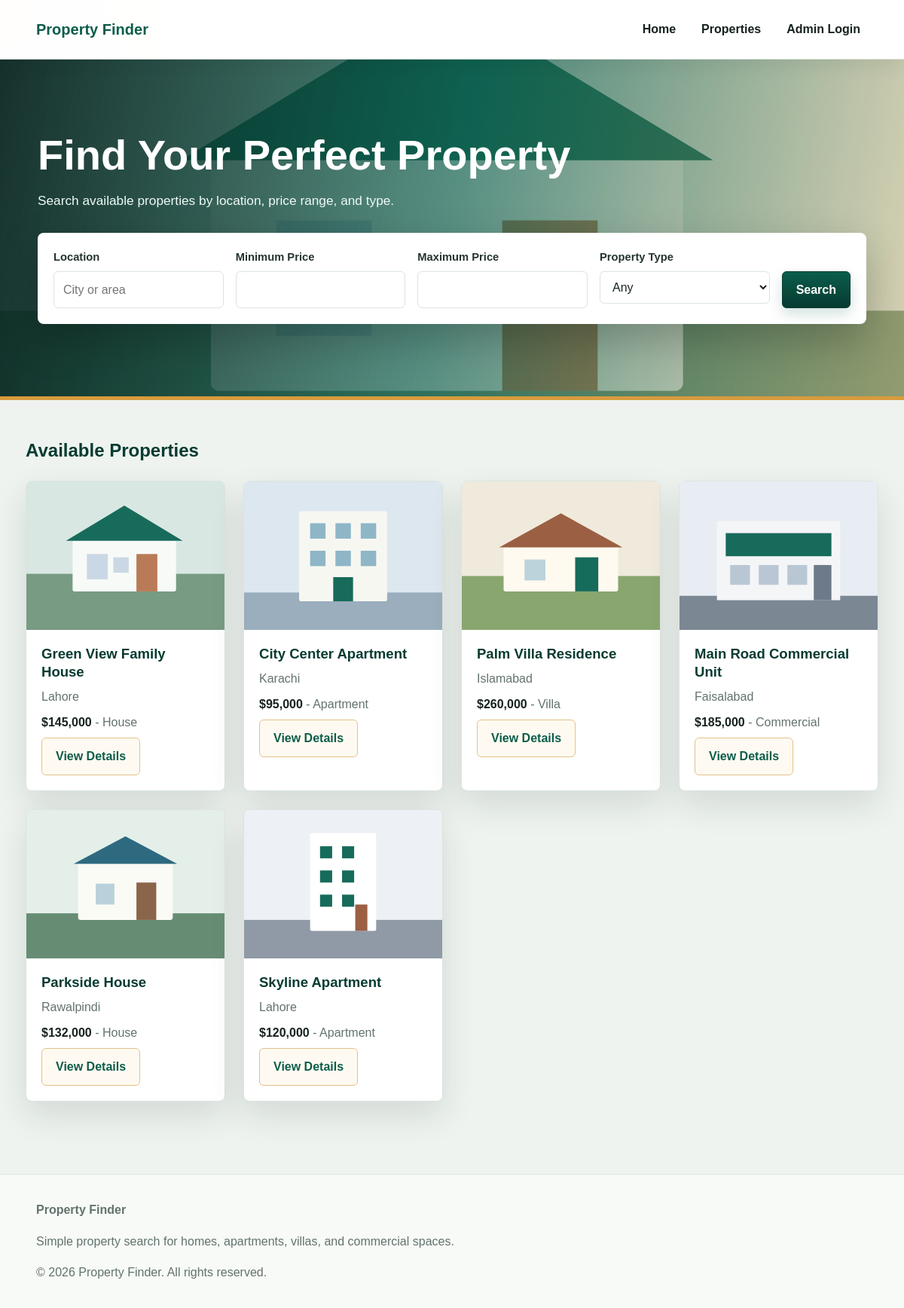
The page / on the database its author committed.
### tables this page shows
CREATE TABLE properties (
    id INT UNSIGNED AUTO_INCREMENT PRIMARY KEY,
    title VARCHAR(150) NOT NULL,
    location VARCHAR(150) NOT NULL,
    price DECIMAL(12, 2) NOT NULL,
    property_type ENUM('House', 'Apartment', 'Villa', 'Commercial') NOT NULL,
    description TEXT NOT NULL,
    image VARCHAR(255) NOT NULL,
    contact_name VARCHAR(150) NOT NULL,
    contact_phone VARCHAR(50) NOT NULL,
    contact_email VARCHAR(150) NOT NULL,
    created_at TIMESTAMP DEFAULT CURRENT_TIMESTAMP
);

### config/database.php (called while the page is built, shortened)
<?php
function e(?string $value): string
{
    return htmlspecialchars((string) $value, ENT_QUOTES, 'UTF-8');
}
function money(string|int|float $value): string
{
    return '$' . number_format((float) $value, 0);
}

### index.php (the view, shortened to what this page needs)
<?php
require_once __DIR__ . '/config/database.php';
$properties = $pdo->query('SELECT * FROM properties ORDER BY created_at DESC LIMIT 6')->fetchAll();
require_once __DIR__ . '/includes/header.php';
?>
<section class="hero">
    <div class="hero-content">
        <h1>Find Your Perfect Property</h1>
        <p>Search available properties by location, price range, and type.</p>
        <form class="search-form" action="properties.php" method="get">
            <div>
                <label for="location">Location</label>
                <input type="text" id="location" name="location" placeholder="City or area">
            </div>
            <div>
                <label for="min_price">Minimum Price</label>
                <input type="number" id="min_price" name="min_price" min="0" step="1000">
            </div>
            <div>
                <label for="max_price">Maximum Price</label>
                <input type="number" id="max_price" name="max_price" min="0" step="1000">
            </div>
            <div>
                <label for="property_type">Property Type</label>
                <select id="property_type" name="property_type">
                    <option value="">Any</option>
                </select>
            </div>
            <button class="button" type="submit">Search</button>
        </form>
    </div>
</section>
<section class="section">
    <div class="section-heading">
        <h2>Available Properties</h2>
    </div>
    <div class="property-grid">
        <?php foreach ($properties as $property): ?>
            <article class="property-card">
                <img src="<?= e($property['image']) ?>" alt="<?= e($property['title']) ?>">
                <div class="property-card-body">
                    <h3><?= e($property['title']) ?></h3>
                    <p><?= e($property['location']) ?></p>
                    <p><strong><?= money($property['price']) ?></strong> - <?= e($property['property_type']) ?></p>
                    <a class="button button-outline" href="property-details.php?id=<?= (int) $property['id'] ?>">View Details</a>
                </div>
            </article>
        <?php endforeach; ?>
    </div>
</section>
<?php require_once __DIR__ . '/includes/footer.php'; ?>

### includes/header.php (shortened to what this page needs)
<!doctype html>
<html lang="en">
<head>
    <link rel="stylesheet" href="assets/css/style.css">
</head>
<body>
<header class="site-header">
    <a class="logo" href="index.php">Property Finder</a>
    <nav class="main-nav" aria-label="Main navigation">
        <a href="index.php">Home</a>
        <a href="properties.php">Properties</a>
        <a href="admin/login.php">Admin Login</a>
    </nav>
</header>
<main>

### includes/footer.php (shortened to what this page needs)
</main>
<footer class="site-footer">
    <p><strong>Property Finder</strong></p>
    <p>Simple property search for homes, apartments, villas, and commercial spaces.</p>
    <p>&copy; <?= date('Y') ?> Property Finder. All rights reserved.</p>
</footer>
</body>
</html>

### assets/css/style.css (style rules this page uses)
:root { --bg: #eef3ef; --surface: #ffffff; --surface-soft: #fff7ea; --text: #16221e; --muted: #62736d; --primary: #0b5d4b; --primary-dark: #073b31; --primary-light: #e2f1ec; --accent: #d89b3d; --accent-dark: #a76516; --border: #dce4de; --danger: #b42318; --success: #12733c; --shadow: 0 18px 45px rgba(14, 36, 30, 0.12); --shadow-soft: 0 8px 24px rgba(14, 36, 30, 0.08); }
* { box-sizing: border-box; }
body { margin: 0; background: radial-gradient(circle at top left, rgba(216, 155, 61, 0.15), transparent 280px), linear-gradient(180deg, #ffffff 0, var(--bg) 420px), var(--bg); color: var(--text); font-family: Arial, Helvetica, sans-serif; line-height: 1.6; }
a { color: var(--primary); }
img { display: block; max-width: 100%; }
.site-header, .site-footer { background: rgba(255, 255, 255, 0.94); border-bottom: 1px solid rgba(220, 228, 222, 0.95); padding: 18px clamp(16px, 4vw, 48px); }
.site-header { display: flex; align-items: center; justify-content: space-between; gap: 16px; position: sticky; top: 0; z-index: 10; box-shadow: var(--shadow-soft); }
.site-footer { border-top: 1px solid var(--border); border-bottom: 0; color: var(--muted); margin-top: 48px; background: #f8faf7; }
.logo { color: var(--primary); font-size: 1.25rem; font-weight: 700; letter-spacing: 0; text-decoration: none; }
.main-nav { display: flex; flex-wrap: wrap; gap: 14px; }
.main-nav a { color: var(--text); font-weight: 600; text-decoration: none; border-radius: 6px; padding: 8px 10px; }
.hero { background: linear-gradient(100deg, rgba(7, 35, 30, 0.93), rgba(11, 93, 75, 0.68), rgba(216, 155, 61, 0.28)), url("../images/property-1.svg") center/cover; color: #ffffff; padding: clamp(48px, 10vw, 96px) clamp(16px, 4vw, 48px); border-bottom: 5px solid var(--accent); }
.hero-content { max-width: 1100px; margin: 0 auto; }
.hero h1 { font-size: clamp(2rem, 5vw, 3.5rem); line-height: 1.1; margin: 0 0 12px; max-width: 760px; }
.hero p { max-width: 620px; margin-bottom: 28px; color: #eefaf5; font-size: 1.08rem; }
.section { max-width: 1180px; margin: 0 auto; padding: 48px clamp(16px, 4vw, 24px); }
.section-heading, .admin-heading { align-items: center; display: flex; justify-content: space-between; gap: 18px; margin-bottom: 20px; }
.section-heading h1, .section-heading h2, .admin-heading h1 { margin: 0; }
.search-form, .filter-form { background: var(--surface); border: 1px solid rgba(217, 223, 216, 0.9); border-radius: 8px; box-shadow: var(--shadow); display: grid; gap: 16px; grid-template-columns: repeat(4, minmax(140px, 1fr)) auto; padding: 20px; }
.hero .search-form { border: 1px solid rgba(255, 255, 255, 0.42); box-shadow: 0 22px 55px rgba(0, 0, 0, 0.23); }
label { display: block; color: #25342f; font-size: 0.92rem; font-weight: 700; margin-bottom: 6px; }
input, select, textarea { border: 1px solid var(--border); border-radius: 6px; color: var(--text); font: inherit; background: #ffffff; padding: 11px 12px; width: 100%; }
.button { align-self: end; background: linear-gradient(180deg, var(--primary), var(--primary-dark)); border: 1px solid var(--primary-dark); border-radius: 6px; color: #ffffff; cursor: pointer; display: inline-block; font: inherit; font-weight: 700; padding: 11px 18px; text-align: center; text-decoration: none; box-shadow: 0 8px 18px rgba(11, 93, 75, 0.18); transition: transform 150ms ease, box-shadow 150ms ease, background 150ms ease; }
.button-outline { background: #fffaf1; border-color: #e4c18a; color: var(--primary); box-shadow: none; }
.property-grid { display: grid; gap: 24px; grid-template-columns: repeat(auto-fit, minmax(255px, 1fr)); }
.property-card { background: var(--surface); border: 1px solid var(--border); border-radius: 8px; box-shadow: var(--shadow); overflow: hidden; transition: transform 160ms ease, box-shadow 160ms ease; }
.property-card img { aspect-ratio: 4 / 3; object-fit: cover; width: 100%; background: var(--primary-light); }
.property-card-body { padding: 20px; }
.property-card h2, .property-card h3 { font-size: 1.16rem; line-height: 1.3; margin: 0 0 8px; color: var(--primary-dark); }
.property-card p { color: var(--muted); margin: 8px 0; }
.property-card strong { color: var(--text); }
.details-panel h1, .login-box h1, .section-heading h1, .section-heading h2, .admin-heading h1, .narrow h1, .narrow h2 { color: var(--primary-dark); }

### rows shown on the page
properties: image (picture), title "Green View Family House", location "Lahore", price "$145,000", property_type "House"
properties: image (picture), title "City Center Apartment", location "Karachi", price "$95,000", property_type "Apartment"
properties: image (picture), title "Palm Villa Residence", location "Islamabad", price "$260,000", property_type "Villa"
properties: image (picture), title "Main Road Commercial Unit", location "Faisalabad", price "$185,000", property_type "Commercial"
properties: image (picture), title "Parkside House", location "Rawalpindi", price "$132,000", property_type "House"
properties: image (picture), title "Skyline Apartment", location "Lahore", price "$120,000", property_type "Apartment"
